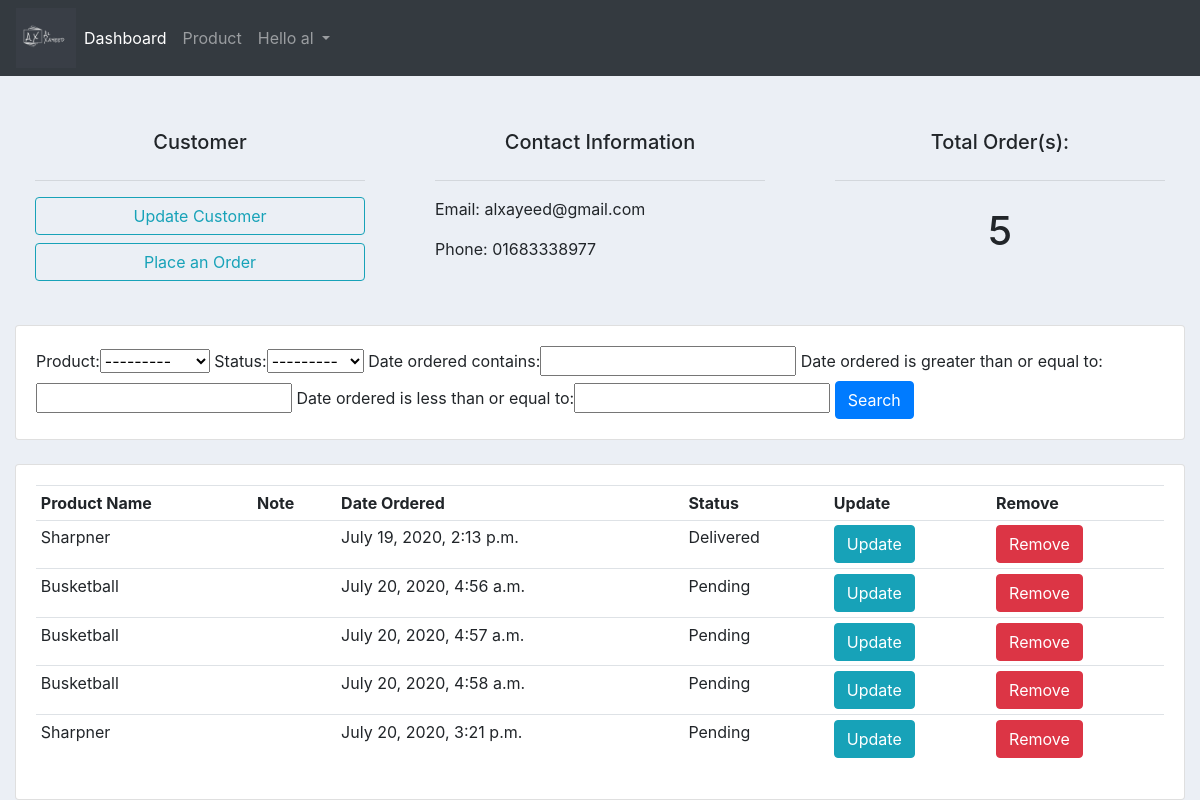
/customer/1/ (signed in), run on an earlier commit of the app's database.
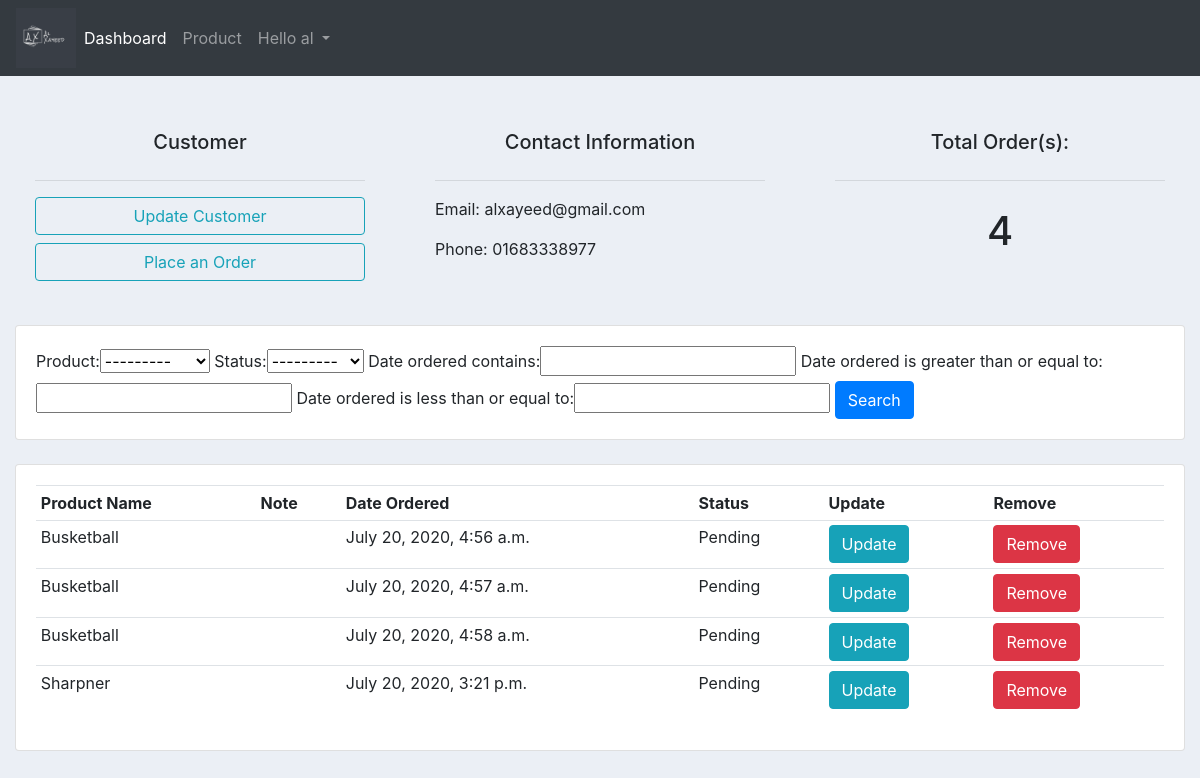
And on a later commit of the database.
### accounts/models.py (models this page shows, shortened)
class Order(models.Model):
    STATUS = (
        ('Pending', 'Pending'),
        ('Out of Stock', 'Stock Out'),
        ('Delivered', 'Delivered'),
    )
    customer = models.ForeignKey(Customer,null=True, on_delete=models.CASCADE) #Order will be deleted if the customer is deleted
    product = models.ForeignKey(Product, null=True,on_delete=models.SET_NULL) #if the Product is deleted,order will remain same with a null value for product
    date_ordered = models.DateTimeField(auto_now_add=True, null=True)
    status = models.CharField(max_length=50, null=True, choices=STATUS)
    note = models.CharField(max_length=500, null=True)

class Product(models.Model):
    CATAGORY = (
        ('Indoor', 'Indoor'),
        ('Outdoor', 'Out door')
    )
    name = models.CharField(max_length=100, null=True)
    price = models.FloatField(null=True)
    catagory = models.CharField(max_length=100, choices=CATAGORY, null=True)
    description = models.CharField(max_length=200, null=True)
    date_created = models.DateTimeField(auto_now_add=True)
    tags = models.ManyToManyField(Tag)
    def __str__(self):
        return self.name

### accounts/decorators.py (the view)
        def wrapper_func(request, *args, **kwargs):
            group = None
            if request.user.groups.exists():
                group = request.user.groups.all()[0].name
            if group in allowed_roles:
                return view_func(request, *args, **kwargs)
            else:
                return HttpResponse('You are not authorized to view this page')

### accounts/views.py (called while the page is built)
@login_required(login_url='login')
@allowed_users(allowed_roles=['admin'])
def customer(request, pk):
    customer = Customer.objects.get(id=pk)
    orders = customer.order_set.all()
    total_order = customer.order_set.all().count()
    myFilter = OrderFilter(request.GET, queryset=orders)
    orders = myFilter.qs
    context = {'customer': customer, 'orders': orders, 'total_order': total_order, 'myFilter': myFilter }
    return render(request, 'accounts/customer.html', context)

### accounts/templates/accounts/customer.html (shortened to what this page needs)
{% extends 'accounts/base.html' %}
{% block content %}
    <br>
<div class="row">
                <div class="col-md">
                    <div class="card-body">
                        <h5 style="text-align: center; padding: 10px;">Customer</h5>
                        <hr>
                        <a class="btn btn-outline-info btn-sm- btn-block" href="">Update Customer</a>
                        <a class="btn btn-outline-info btn-sm- btn-block" href="{% url 'create_order' customer.id %}">Place an Order</a>
                    </div>
                </div>
                <div class="col-md">
                    <div class="card-body">
                        <h5 style="text-align: center; padding: 10px;">Contact Information</h5>
                        <hr>
                        <p>Email: {{ customer.email }}</p>
                        <p>Phone: {{ customer.phone}}</p>
                    </div>
                </div>
                <div class="col-md">
                    <div class="card-body">
                        <h5 style="text-align: center; padding: 10px;">Total Order(s):</h5>
                        <hr>
                        <h1 style="text-align: center; padding: 10px;">{{ total_order }}</h1>
                    </div>
                </div>
</div>
    <br>
    <div class="row">
        <div class="col">
            <div class="card card-body">
                <form method="GET">
                    {{ myFilter.form }}
                    <button class="btn btn-primary" type="submit">Search</button>
                </form>
            </div>
        </div>
    </div>
    <br>
    <div class="row">
        <div class="col-md">
            <div class="card card-body">
                <table class="table table-sm">
                    <tr>
                        <th>Product Name</th>
                        <th>Note</th>
                        <th>Date Ordered</th>
                        <th>Status</th>
                        <th>Update</th>
                        <th>Remove</th>
                    </tr>
                    {% for order in orders %}
                    <tr>
                        <td>{{order.product.name}}</td>
                        <td>{{order.product.note}}</td>
                        <td>{{order.date_ordered}}</td>
                        <td>{{order.status}}</td>
                        <td><a class="btn btn-info" href="{% url 'update_order' order.id%}"> Update</td>
                            <td><a class="btn btn-danger" href="{% url 'delete_order' order.id %}"> Remove</td>
                    </tr>
                    {% endfor %}
                </table>
            </div>
        </div>
    </div>
{% endblock %}

What changed in the data, as far as the page shows it:
removed Order: product.name "Sharpner", date_ordered "July 19, 2020, 2:13 p.m.", status "Delivered"
Also different on the page:
{{ total_order }}: "5" → "4"
